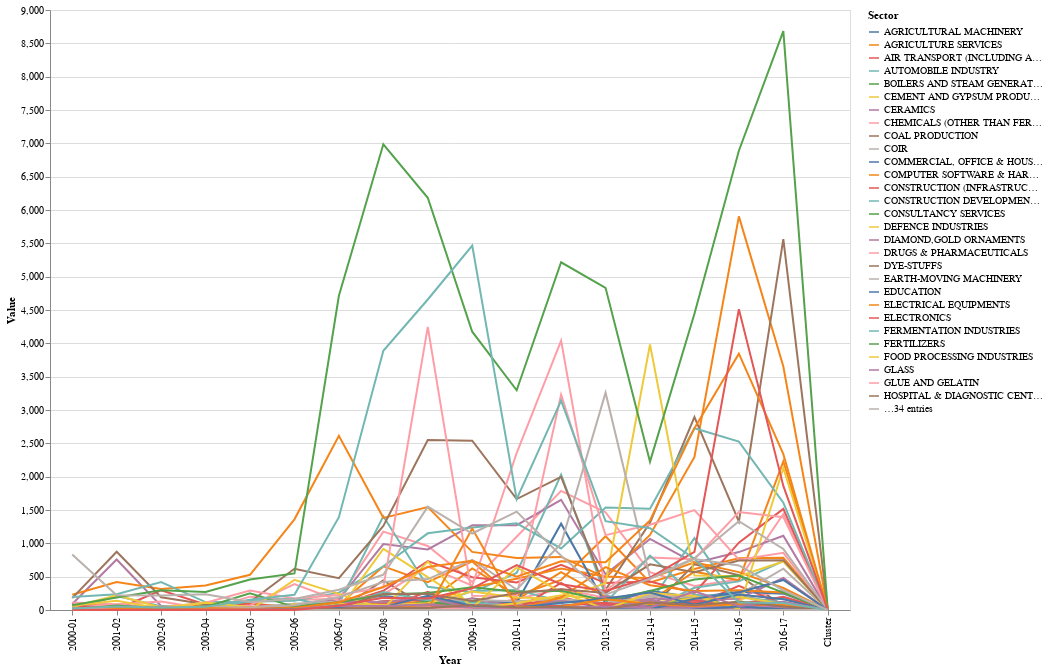

The notebook cell saved with this chart:
### Markdown cell above
## **All FDI data based on Years**

### Code cell
import altair as alt
import pandas as pd
dataframe_long = pd.melt(dataframe, id_vars=['Sector'], var_name='Year', value_name='Value')

chart = alt.Chart(dataframe_long).mark_line().encode(
    x='Year:O',
    y='Value:Q',
    color='Sector:N'
).properties(
    width=800,
    height=600
)

chart

### Figure 1 — Vega-Lite specification as saved in the notebook (floating-point values rounded to 4 significant figures; data arrays with more than 128 entries replaced by an {"elided": "..."} marker saying what was removed)
{"config": {"view": {"continuousWidth": 400, "continuousHeight": 300}}, "data": {"name": "data-b6ab60ea2215922cfa826bf19043b24e"}, "mark": "line", "encoding": {"color": {"field": "Sector", "type": "nominal"}, "x": {"field": "Year", "type": "ordinal"}, "y": {"field": "Value", "type": "quantitative"}}, "height": 600, "width": 800, "$schema": "https://vega.github.io/schema/vega-lite/v4.17.0.json", "datasets": {"data-b6ab60ea2215922cfa826bf19043b24e": {"elided": "1134 records"}}}
